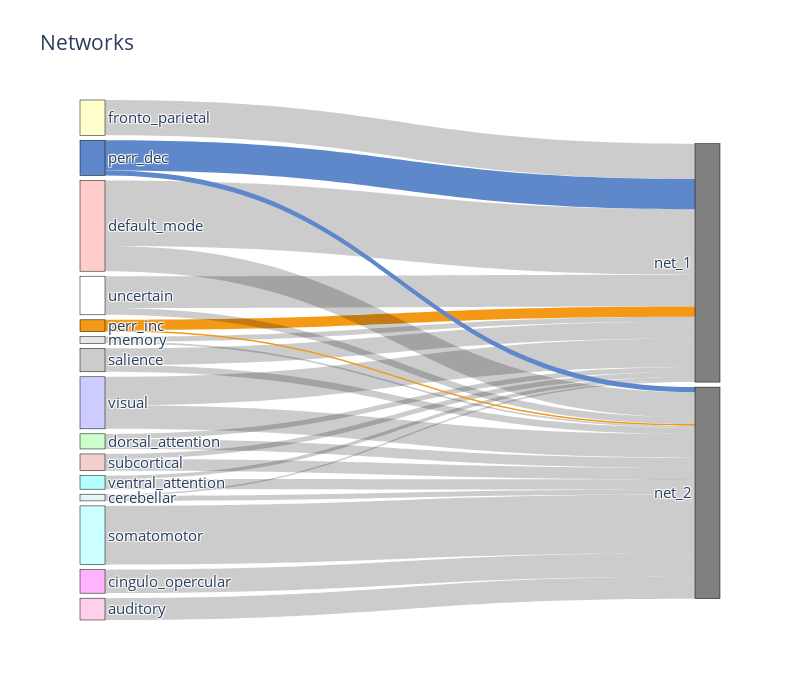

The code cell stored with this chart in its notebook:
### Code cell
node_kwargs, link_kwargs = create_sankey_kwargs(
    consensus[0.5]["all"], 
    df_roi["netName"], 
    df_roi["netColor"], 
    link_cmap = {"perr_inc": ORANGE, "perr_dec": BLUE}
)

fig = go.Figure(data=[go.Sankey(
    node={
        "pad": 5, 
        "thickness": 25, 
        "line": {"color": "black", "width": 0.5},
        **node_kwargs
    },
    link=link_kwargs
)]) 
    
fig.update_layout(title_text="Networks", font_size=15, width=800, height=700)
fig.show()

### Figure 1 — Plotly figure (JSON) as saved in the notebook; plotly's stock layout.template omitted (floating-point values rounded to 4 significant figures)
{"data": [{"link": {"color": ["rgba(0, 0, 0, 0.2)", "rgba(0, 0, 0, 0.2)", "rgba(0, 0, 0, 0.2)", "#5E88CA", "rgba(0, 0, 0, 0.2)", "rgba(0, 0, 0, 0.2)", "#F49915", "rgba(0, 0, 0, 0.2)", "rgba(0, 0, 0, 0.2)", "rgba(0, 0, 0, 0.2)", "rgba(0, 0, 0, 0.2)", "rgba(0, 0, 0, 0.2)", "rgba(0, 0, 0, 0.2)", "rgba(0, 0, 0, 0.2)", "rgba(0, 0, 0, 0.2)", "rgba(0, 0, 0, 0.2)", "rgba(0, 0, 0, 0.2)", "rgba(0, 0, 0, 0.2)", "rgba(0, 0, 0, 0.2)", "rgba(0, 0, 0, 0.2)", "rgba(0, 0, 0, 0.2)", "rgba(0, 0, 0, 0.2)", "rgba(0, 0, 0, 0.2)", "#5E88CA", "rgba(0, 0, 0, 0.2)", "#F49915"], "source": [3, 5, 12, 7, 14, 9, 8, 6, 11, 4, 13, 1, 10, 3, 14, 2, 0, 11, 13, 4, 9, 12, 1, 7, 6, 8], "target": [15, 15, 15, 15, 15, 15, 15, 15, 15, 15, 15, 15, 16, 16, 16, 16, 16, 16, 16, 16, 16, 16, 16, 16, 16, 16], "value": [39, 21, 19, 18, 17, 10, 6, 3, 3, 3, 2, 1, 35, 15, 14, 14, 13, 7, 6, 6, 4, 4, 3, 3, 1, 1]}, "node": {"color": ["#ffd0e9", "#e7f5fb", "#ffb3ff", "#ffcccc", "#ccffcc", "#ffffcc", "#e6e6e6", "#5E88CA", "#F49915", "#cccccc", "#ccffff", "#f3cfcf", "#ffffff", "#b3ffff", "#ccccff", "gray", "gray"], "label": ["auditory", "cerebellar", "cingulo_opercular", "default_mode", "dorsal_attention", "fronto_parietal", "memory", "perr_dec", "perr_inc", "salience", "somatomotor", "subcortical", "uncertain", "ventral_attention", "visual", "net_1", "net_2"], "line": {"color": "black", "width": 0.5}, "pad": 5, "thickness": 25}, "type": "sankey"}], "layout": {"font": {"size": 15}, "height": 700, "title": {"text": "Networks"}, "width": 800}}
